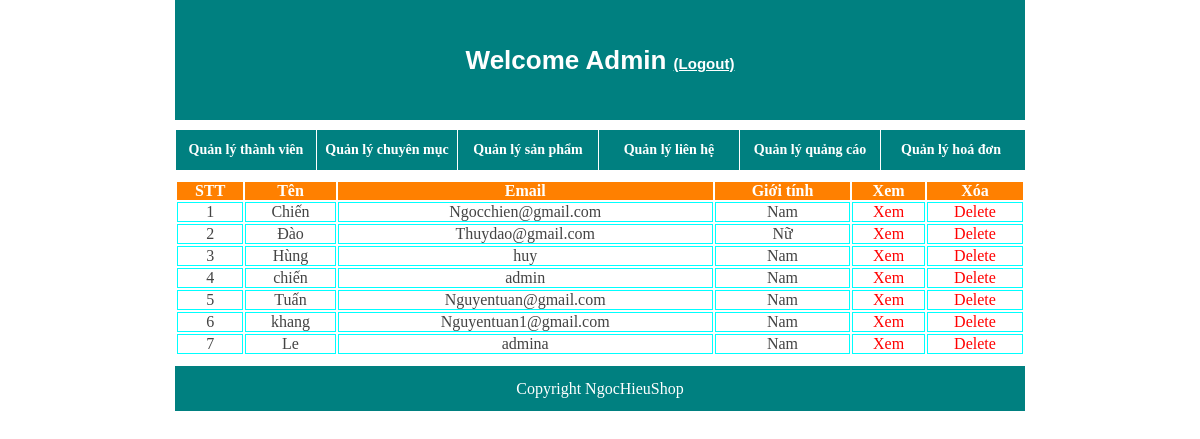
The page /admin/quanlythanhvien.php (signed in) on the database its author committed.
### tables this page shows
CREATE TABLE `user` (
  `ID` int(10) NOT NULL,
  `ho` varchar(100) NOT NULL,
  `ten` varchar(100) NOT NULL,
  `mail` varchar(100) NOT NULL,
  `phone` varchar(255) NOT NULL,
  `matkhau` varchar(100) NOT NULL,
  `ngaysinh` date NOT NULL,
  `diachi` text NOT NULL,
  `gioitinh` varchar(100) NOT NULL,
  `level` int(10) NOT NULL
);

### admin/quanlythanhvien.php (the view, shortened to what this page needs)
<!DOCTYPE HTML>
<html>
<head>
    <link rel="stylesheet" type="text/css" href="style.css"/>
</head>
<body>
    	<?php
		if($_SESSION['level']==2){
    echo "<div id='top'>Welcome Admin <a href='../logout.php' style='color:white;font-size:15px;'>(Logout)</a></div>";
		}
	else{
		header('location:../login.php');
		}
		?>
    <div id="menu">
        <ul>
            <li><a href="quanlythanhvien.php">Quản lý thành viên</a></li>
            <li><a href="quanlychuyenmuc/quanlychuyenmuc.php">Quản lý chuyên mục</a></li>
            <li><a href="quanlysanpham/quanlysanpham.php">Quản lý sản phẩm</a></li>
             <li ><a href="quanlylienhe/quanlylienhe.php">Quản lý liên hệ</a></li>
            <li><a href="quanlyquangcao.php">Quản lý quảng cáo</a></li>
            <li><a href="quanlydonhang/quanlydonhang.php">Quản lý hoá đơn</a></li>
        </ul>
    </div>
    <div id="table">
        <table>
            <tr>
                <th>STT</th>
                <th>Tên</th>
                <th>Email</th>
                <th>Giới tính</th>
                <th>Xem</th>
                <th>Xóa</th>
            </tr>
            <?php
                $sql="select * from user ";
                $query=mysql_query($sql);
                $stt=0;
                while($row=mysql_fetch_assoc($query)){
                    $stt++;
            ?>
            <tr>
                <td><?php echo $stt;?></td>
                <td><?php echo $row['ten'];?></td>
                <td><?php echo $row['mail'];?></td>
                <td><?php if( $row['gioitinh']==1){echo "Nam";} else { echo "Nữ";};?></td>
                <td><a href="xemthanhvien.php?id=<?php echo $row['ID']?>">Xem</a></td>
                <td><a href="xoathanhvien.php?id=<?php echo $row['ID'];?>" >Delete</a></td>
            </tr>
            <?php }?>
        </table>
    </div>
    <div id="footer">Copyright NgocHieuShop</div>
</body>
</html>

### admin/style.css (style rules this page uses)
* { margin: 0px; padding: 0px; }
#top { width:850px; margin: auto; height: 120px; background-color: teal; text-align: center; line-height:120px; color: white; font-size:26px; font-family:arial; font-weight: bold; }
#menu { width:850px; margin: auto; height: 40px; background-color: teal; margin-top: 10px; font-size:14px; }
#menu ul { list-style: none; }
#menu ul li { float: left; width: 140px; text-align: center; border-left: 1px solid white; line-height: 40px; }
#menu ul li a { text-decoration:none; color: white; font-weight: bold; }
#table { width:850px; margin: auto; margin-top: 10px; }
#table table { width:850px; }
#table tr { border: 1px solid aqua; }
#table th { background-color:#FF8000; color: white; }
#table td { border: 1px solid aqua; text-align: center; color: #444; }
#table a { color: red; text-decoration: none; }
#footer { width: 850px; margin: auto; height:45px; text-align: center; color: white; background-color: teal; line-height: 45px; margin-top: 10px; }

### rows shown on the page
user: ten "Chiến", mail "Ngocchien@gmail.com", gioitinh "Nam"
user: ten "Đào", mail "Thuydao@gmail.com", gioitinh "Nữ"
user: ten "Hùng", mail "huy", gioitinh "Nam"
user: ten "chiến", mail "admin", gioitinh "Nam"
user: ten "Tuấn", mail "Nguyentuan@gmail.com", gioitinh "Nam"
user: ten "khang", mail "Nguyentuan1@gmail.com", gioitinh "Nam"
user: ten "Le", mail "admina", gioitinh "Nam"
